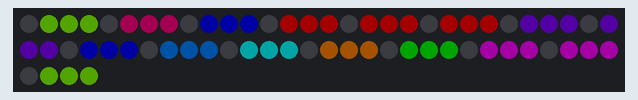
A sketch run on a simulated Arduino Uno, built with avr-gcc and run on an emulated ATmega328P. On the bench: 64 RGB LEDs in strip order, left to right, continuing on the next row. Dim RGB values are drawn brighter than linear; random numbers use the default seed unless the sketch sets one.

Above: at 0.2 s.
At 2.34 s:
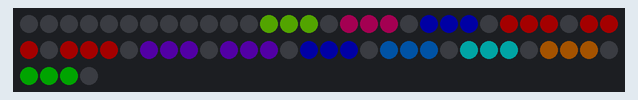
At 3.61 s:
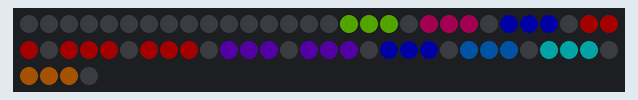
At 6.13 s:
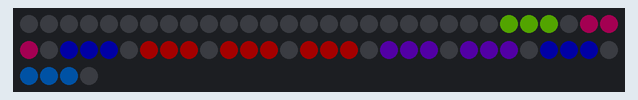
At 8.66 s:
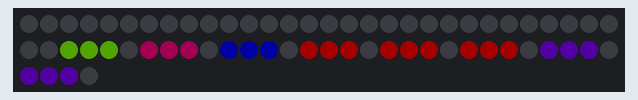
At 17.52 s:
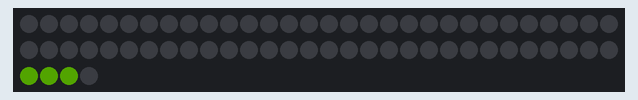

Measured:
- by itself, everything shown: repeats every 17.7 s, in 56 steps

The sketch:

easing_shift.ino
```cpp
// try: dim at ends per cosine, bump into each other and transfer momentum

#include <PololuLedStrip.h>
#include <math.h>

// Create an ledStrip object and specify the pin it will use.
PololuLedStrip<12> ledStrip;

#define EASE_EXPONENT 3 // cubic
#define EASE_COUNT 64
#define EASE_DELAY 2
#define EASE_ANIM_MARGIN 15

// Create a buffer for holding the colors (3 bytes per color).
#define ANIM_LED_COUNT 64
#define LED_COUNT (ANIM_LED_COUNT + EASE_ANIM_MARGIN)
#define VLED_COUNT (LED_COUNT)
#define MAX_LED (LED_COUNT)
#define MAX_VLED (VLED_COUNT)
#define LED_COUNT_MIDPOINT (LED_COUNT / 2)

rgb_color colors[LED_COUNT];
rgb_color colors2[LED_COUNT];
unsigned char existence[VLED_COUNT];

float ease[LED_COUNT];

#define DELAY 225
#define FADE_RATE 0.75
#define FADE_COUNT 20

#define BRIGHTNESS_PERCENT 15
#define BRIGHTNESS_DIVISOR 20.0
#define MIN_BRIGHTNESS 1.0

#define RESOLUTION 1000000.0

#define MIN_SPEED 0.50
#define MAX_SPEED 0.75
#define SPEED MIN_SPEED

#define NUM_ROWS 10
#define NUM_COLS 17
#define MAX_ROW (NUM_ROWS - 1)
#define MAX_COL (NUM_COLS - 1)

rgb_color black = {0, 0, 0};
rgb_color gray = {10, 10, 10};
rgb_color white = {20, 20, 20};
rgb_color red = {20, 0, 0};
rgb_color orange = {20, 10, 0};
rgb_color yellow = {20, 20, 0};
rgb_color ltgreen = {10, 20, 0};
rgb_color green = {0, 20, 0};
rgb_color seafoam = {0, 20, 10};
rgb_color cyan = {0, 20, 20};
rgb_color ltblue = {0, 10, 20};
rgb_color blue = {0, 0, 20};
rgb_color purple = {10, 0, 20};
rgb_color magenta = {20, 0, 20};
rgb_color pink = {20, 0, 10};

#define NPALETTE 15
#define NPRETTY_COLORS 12
rgb_color palette[NPALETTE] = { red, orange, pink, magenta,      yellow, green, seafoam, ltgreen,       ltblue, cyan, blue, purple,        white, gray, black };

#define NGROUPS 3
#define GROUP_RED_START 0
#define GROUP_RED_MAX 4
#define GROUP_GREEN_START 4
#define GROUP_GREEN_MAX 8
#define GROUP_BLUE_START 8
#define GROUP_BLUE_MAX 12
#define GROUP_WHITE_START 12
#define GROUP_WHITE_MAX 13

int group_start[4] = {GROUP_RED_START,GROUP_GREEN_START,GROUP_BLUE_START,GROUP_WHITE_START};
int group_max[4] = {GROUP_RED_MAX,GROUP_GREEN_MAX,GROUP_BLUE_MAX,GROUP_WHITE_MAX};

rgb_color adjusted_palette[NPALETTE];

// 72 @ 2.0
// int sin223_translation[223] = {0, 0, 0, 0, 0, 0, 0, 0, 0, 0, 0, 0, 1, 1, 1, 1, 1, 1, 1, 1, 1, 2, 2, 2, 2, 2, 2, 3, 3, 3, 3, 3, 4, 4, 4, 4, 4, 5, 5, 5, 5, 6, 6, 6, 7, 7, 7, 8, 8, 8, 8, 9, 9, 9, 10, 10, 10, 11, 11, 12, 12, 12, 13, 13, 13, 14, 14, 15, 15, 15, 16, 16, 17, 17, 18, 18, 18, 19, 19, 20, 20, 21, 21, 22, 22, 23, 23, 23, 24, 24, 25, 25, 26, 26, 27, 27, 28, 28, 29, 29, 30, 30, 31, 31, 32, 32, 33, 33, 34, 34, 35, 35, 36, 36, 37, 37, 38, 38, 39, 39, 40, 40, 41, 41, 42, 42, 43, 43, 44, 44, 45, 45, 46, 46, 47, 47, 48, 48, 48, 49, 49, 50, 50, 51, 51, 52, 52, 53, 53, 53, 54, 54, 55, 55, 56, 56, 56, 57, 57, 58, 58, 58, 59, 59, 59, 60, 60, 61, 61, 61, 62, 62, 62, 63, 63, 63, 64, 64, 64, 64, 65, 65, 65, 66, 66, 66, 66, 67, 67, 67, 67, 67, 68, 68, 68, 68, 68, 69, 69, 69, 69, 69, 69, 70, 70, 70, 70, 70, 70, 70, 70, 70, 71, 71, 71, 71, 71, 71, 71, 71, 71, 71, 71};

// 72 @ 5.0
// int sin557_translation[557] = {0, 0, 0, 0, 0, 0, 0, 0, 0, 0, 0, 0, 0, 0, 0, 0, 0, 0, 0, 0, 0, 0, 0, 0, 0, 0, 0, 0, 0, 0, 1, 1, 1, 1, 1, 1, 1, 1, 1, 1, 1, 1, 1, 1, 1, 1, 1, 1, 1, 1, 1, 1, 2, 2, 2, 2, 2, 2, 2, 2, 2, 2, 2, 2, 2, 2, 2, 3, 3, 3, 3, 3, 3, 3, 3, 3, 3, 3, 3, 3, 4, 4, 4, 4, 4, 4, 4, 4, 4, 4, 4, 5, 5, 5, 5, 5, 5, 5, 5, 5, 6, 6, 6, 6, 6, 6, 6, 6, 6, 7, 7, 7, 7, 7, 7, 7, 7, 7, 8, 8, 8, 8, 8, 8, 8, 8, 9, 9, 9, 9, 9, 9, 9, 10, 10, 10, 10, 10, 10, 10, 11, 11, 11, 11, 11, 11, 11, 12, 12, 12, 12, 12, 12, 12, 13, 13, 13, 13, 13, 13, 14, 14, 14, 14, 14, 14, 14, 15, 15, 15, 15, 15, 15, 16, 16, 16, 16, 16, 16, 17, 17, 17, 17, 17, 17, 18, 18, 18, 18, 18, 19, 19, 19, 19, 19, 19, 20, 20, 20, 20, 20, 20, 21, 21, 21, 21, 21, 22, 22, 22, 22, 22, 22, 23, 23, 23, 23, 23, 24, 24, 24, 24, 24, 25, 25, 25, 25, 25, 26, 26, 26, 26, 26, 26, 27, 27, 27, 27, 27, 28, 28, 28, 28, 28, 29, 29, 29, 29, 29, 30, 30, 30, 30, 30, 31, 31, 31, 31, 31, 32, 32, 32, 32, 32, 33, 33, 33, 33, 33, 34, 34, 34, 34, 34, 35, 35, 35, 35, 35, 36, 36, 36, 36, 36, 37, 37, 37, 37, 37, 38, 38, 38, 38, 38, 39, 39, 39, 39, 39, 40, 40, 40, 40, 40, 41, 41, 41, 41, 41, 42, 42, 42, 42, 42, 43, 43, 43, 43, 43, 44, 44, 44, 44, 44, 45, 45, 45, 45, 45, 45, 46, 46, 46, 46, 46, 47, 47, 47, 47, 47, 48, 48, 48, 48, 48, 49, 49, 49, 49, 49, 49, 50, 50, 50, 50, 50, 51, 51, 51, 51, 51, 51, 52, 52, 52, 52, 52, 52, 53, 53, 53, 53, 53, 54, 54, 54, 54, 54, 54, 55, 55, 55, 55, 55, 55, 56, 56, 56, 56, 56, 56, 57, 57, 57, 57, 57, 57, 58, 58, 58, 58, 58, 58, 58, 59, 59, 59, 59, 59, 59, 59, 60, 60, 60, 60, 60, 60, 61, 61, 61, 61, 61, 61, 61, 61, 62, 62, 62, 62, 62, 62, 62, 63, 63, 63, 63, 63, 63, 63, 63, 64, 64, 64, 64, 64, 64, 64, 64, 65, 65, 65, 65, 65, 65, 65, 65, 65, 66, 66, 66, 66, 66, 66, 66, 66, 66, 66, 67, 67, 67, 67, 67, 67, 67, 67, 67, 67, 67, 68, 68, 68, 68, 68, 68, 68, 68, 68, 68, 68, 68, 69, 69, 69, 69, 69, 69, 69, 69, 69, 69, 69, 69, 69, 69, 69, 69, 70, 70, 70, 70, 70, 70, 70, 70, 70, 70, 70, 70, 70, 70, 70, 70, 70, 70, 70, 70, 70, 70, 71, 71, 71, 71, 71, 71, 71, 71, 71, 71, 71, 71, 71, 71, 71, 71, 71, 71, 71, 71, 71, 71, 71, 71, 71, 71, 71, 71, 71};

// 64 @ 2.0
// int sin198_translation[198] = {0, 0, 0, 0, 0, 0, 0, 0, 0, 0, 0, 0, 1, 1, 1, 1, 1, 1, 1, 1, 2, 2, 2, 2, 2, 2, 3, 3, 3, 3, 4, 4, 4, 4, 4, 5, 5, 5, 6, 6, 6, 6, 7, 7, 7, 8, 8, 8, 9, 9, 9, 10, 10, 11, 11, 11, 12, 12, 12, 13, 13, 14, 14, 14, 15, 15, 16, 16, 17, 17, 18, 18, 18, 19, 19, 20, 20, 21, 21, 22, 22, 23, 23, 24, 24, 25, 25, 26, 26, 27, 27, 28, 28, 29, 29, 30, 30, 31, 31, 32, 32, 33, 33, 34, 34, 34, 35, 35, 36, 36, 37, 37, 38, 38, 39, 39, 40, 40, 41, 41, 42, 42, 43, 43, 44, 44, 45, 45, 45, 46, 46, 47, 47, 48, 48, 49, 49, 49, 50, 50, 51, 51, 51, 52, 52, 53, 53, 53, 54, 54, 54, 55, 55, 55, 56, 56, 56, 57, 57, 57, 57, 58, 58, 58, 59, 59, 59, 59, 60, 60, 60, 60, 60, 61, 61, 61, 61, 61, 61, 62, 62, 62, 62, 62, 62, 62, 62, 63, 63, 63, 63, 63, 63, 63, 63, 63, 63, 63};

// #define WARPED sin223_translation

#define NUM_OBJECTS 6

//#define MIN_PERIOD 50
//#define MAX_PERIOD 100

#define WIDTH 3

#define DECAY 0.0

unsigned char bitmask[8] = {0x01, 0x02, 0x04, 0x08, 0x10, 0x20, 0x40, 0x80};

rgb_color scale_color(rgb_color color, float scale){
  return (rgb_color){
    ((color.red / BRIGHTNESS_DIVISOR) * 255) * scale,
    ((color.green / BRIGHTNESS_DIVISOR) * 255) * scale,
    ((color.blue / BRIGHTNESS_DIVISOR) *255) * scale
  };
}

void set_brightness(int brightness_percent = BRIGHTNESS_PERCENT){
  float percent = brightness_percent / 100.0;
  for(int i = 0; i < NPALETTE; i++){
    adjusted_palette[i] = scale_color(palette[i], percent);
  }
}

void flood(rgb_color color){
  for(int i = 0; i < LED_COUNT; i++){
    colors[i] = color;
  }
}

void erase(){
  flood(black);
}

void fade(float rate = FADE_RATE){
  unsigned char *p;
  p = (unsigned char *)colors;
  for(int i = 0; i < LED_COUNT * 3; i++){
    *(p + i) *= rate;
  }
}

void fade_fast(){
  unsigned char *p;
  p = (unsigned char *)colors;
  for(int i = 0; i < LED_COUNT * 3; i++){
    *(p + i) = *(p + i) >> 1;
  }
}

void fade_fast2(int rate = FADE_RATE){
  unsigned char *p;
  p = (unsigned char *)colors;
  for(int i = 0; i < LED_COUNT * 3; i++){
    *(p + i) = max(0, *(p + i) - rate);
  }
}

float random_dir(){
  float result = ((random(RESOLUTION) / RESOLUTION) * (MAX_SPEED - MIN_SPEED)) + MIN_SPEED;

  result = random(2) == 1 ? result : result * -1.0;

  return result;

  //int range = random(RESOLUTION - MIN_SPEED) + MIN_SPEED;
  //return (range / (RESOLUTION * 1.0)) - 0.5;
}

int random_color(){
  return random(NPRETTY_COLORS);
}

int reflect_i(int *i, int *d, int mx, int mn = 0){
  int ld = *d;
  int next = *i + *d;
  if(next > mx || next < mn){
    *d *= -1;
  }
  *i += *d;

  int dir = 0;
  if(*d > ld){
    dir = 1;
  } else if(*d < ld){
    dir = -1;
  }
  return dir;
}

bool position_occupied(int pos, int id){
  return (existence[pos] & ~bitmask[id]) == 0 ? false : true;
}

float reflect_f(float *f, float *d, int id, float mx = 1.0, float mn = 0.0){
  float ld = *d;
  float last = *f;
  float next = *f + *d;

//  int lasti = WARPAGE[int(last)];
//  int nexti = WARPAGE[int(next)];
  int lasti = int(last);
  int nexti = int(next);

//  bool clash = (nexti != lasti) && position_occupied(nexti, id);
  bool clash =  position_occupied(nexti, id);

  if(next > mx || next < mn || clash){
    *d *= -1.0;
  }
  *f += *d;

  int dir = 0;
  if(*d > ld){
    dir = 1;
  } else if(*d < ld){
    dir = -1;
  }
  return dir;
}

int wrap_i(int i, int d, int mx){
  int next = i + d;
  if(next >= mx){
    return 0;
  } else {
    return next;
  }
}

float wrap_f(float f, float d, float mx = 1.0){
  float next = f + d;
  if(next >= mx){
    return 0.0;
  } else {
    return next;
  }
}

rgb_color add_color(rgb_color color1, rgb_color color2){
  rgb_color new_color;
  new_color.red = min(255, color1.red + color2.red);
  new_color.green = min(255, color1.green + color2.green);
  new_color.blue = min(255, color1.blue + color2.blue);
  return new_color;
}

rgb_color subtract_color(rgb_color color1, rgb_color color2){
  rgb_color new_color;
  new_color.red = max(0, color1.red - color2.red);
  new_color.green = max(0, color1.green - color2.green);
  new_color.blue = max(0, color1.blue - color2.blue);
  return new_color;
}

//swaps red & green, needed on led strands, not on strips
void setup_colors(bool swap = true){
  if(swap == true){
    for(int i = 0; i < NPALETTE; i++){
      unsigned char value = palette[i].red;
      palette[i].red = palette[i].green;
      palette[i].green = value;
    }
  }
  memcpy(adjusted_palette, palette, sizeof(palette));
}

void poof(int color, int times=10, int brightness=50){
  set_brightness(brightness);
  for(int i = 0; i < times; i++){
    flood(black);
    ledStrip.write(colors, LED_COUNT);
    delay(33);
    flood(adjusted_palette[color]);
    ledStrip.write(colors, LED_COUNT);
    delay(33);
  }

  flood(black);
  ledStrip.write(colors, LED_COUNT);
  delay(33);
}

void draw(rgb_color color, int pos, int id = 0){
  if(pos < 0 || pos >= LED_COUNT) return;
  //int warped = WARPED[pos];
  colors[pos] = add_color(colors[pos], color);
  existence[pos] |= bitmask[id];
}

void undraw(rgb_color color, int pos, int id = 0){
  if(pos < 0 || pos >= LED_COUNT) return;
  //int warped = WARPED[pos];
  //colors[warped] = subtract_color(colors[warped], color);
  existence[pos] &= ~bitmask[id];
}

float decay(float value){
  float orig = value;
  if(value >= 0){
    value -= DECAY;
    if(value < 0){
      value = random_dir();
    }
  } else {
    value += DECAY;
    if(value > 0){
      value = random_dir();
    }
  }
  return value;
}

float ease_power_in(float percent, int power){
  return pow(percent, power);
}

float ease_power_out(float percent, int power){
  return 1 - pow(1 - percent, power);
}

float ease_elastic_out(float percent){
  return sin(-13 * M_PI_2 * (percent + 1)) * pow(2, -10 * percent) + 1;
}
// elastic in: return sin(13 * M_PI_2 * p) * pow(2, 10 * (p - 1));

float ease_bounce_out(float percent){
  if(percent < 4/11.0) return (121 * percent * percent)/16.0;
  else if(percent < 8/11.0) return (363/40.0 * percent * percent) - (99/10.0 * percent) + 17/5.0;
  else if(percent < 9/10.0) return (4356/361.0 * percent * percent) - (35442/1805.0 * percent) + 16061/1805.0;
  else return (54/5.0 * percent * percent) - (513/25.0 * percent) + 268/25.0;
}

void generate_power_ease(int count, int power){
  float midpoint = count / 2;
  for(int i = 0; i < midpoint; i++){
    float percent = i / midpoint;
    ease[i] = 0.5 * (ease_power_in(percent, power));
    ease[i + int(midpoint)] = (0.5 * (ease_power_out(percent, power))) + 0.5;
  }
}

// power ease in then elastic ease out
void generate_elastic_ease(int count, int power){
  float midpoint = count / 2;
  for(int i = 0; i < midpoint; i++){
    float percent = i / midpoint;
    ease[i] = 0.5 * (ease_power_in(percent, power));
    ease[i + int(midpoint)] = (0.5 * (ease_elastic_out(percent))) + 0.5;
  }
}

// power ease in then bounce ease out
void generate_bounce_ease(int count, int power){
  float midpoint = count / 2;
  for(int i = 0; i < midpoint; i++){
    float percent = i / midpoint;
    ease[i] = 0.5 * (ease_power_in(percent, power));
    ease[i + int(midpoint)] = (0.5 * (ease_bounce_out(percent))) + 0.5;
  }
}

void flush(){
  ledStrip.write(colors, ANIM_LED_COUNT);
}

void setup()
{
  randomSeed(analogRead(0));
  setup_colors(false);
  set_brightness();

  for(int i = 0; i < VLED_COUNT; i++){
     existence[i] = 0;
  }

  set_brightness(BRIGHTNESS_PERCENT);

  generate_elastic_ease(EASE_COUNT, EASE_EXPONENT);
}

void shift(int count){
  for(int i = 0; i < count; i++){
    colors2[i] = black;
  }
  for(int i = count; i < ANIM_LED_COUNT; i++){
    colors2[i] = colors[i - count];
  }

  ledStrip.write(colors2, ANIM_LED_COUNT);
}

void loop()
{
  rgb_color color = adjusted_palette[random_color()];
  for(int i = 0; i < ANIM_LED_COUNT; i++){
    if(i % 4 == 0){
      colors[i] = black;
      color = adjusted_palette[random_color()];
    } else {
      colors[i] = color;
    }
    flush();
  }

  while(true){
    for(int j = 2; j < 16; j++){
      delay(DELAY * 2);

      int count = j  * 4;

      generate_elastic_ease(EASE_COUNT, EASE_EXPONENT);
      for(int i = 0; i < EASE_COUNT; i++){
        int pos = ease[i] * count;
        delay(EASE_DELAY);
        shift(pos);
      }

      delay(DELAY);

      generate_power_ease(EASE_COUNT, EASE_EXPONENT);
      for(int i = EASE_COUNT-1; i >= 0 ; i--){
        int pos = ease[i] * count;
        delay(EASE_DELAY);
        shift(pos);
      }
    }
  }


  int lx = 0;
  int x = 0;

  while(true){
    lx = x;
    x = random(ANIM_LED_COUNT);
    rgb_color color = adjusted_palette[random_color()];

    int anim_start = lx;
    int anim_width = x - lx;
    int anim_dir = anim_width < 0 ? -1 : 1;
    if(anim_dir == -1){
      anim_width *= -1;
      anim_start = x;
    }

    for(int i = 0; i < EASE_COUNT; i++){
      fade_fast();
      int pos = ease[i] * anim_width;

      if(anim_dir == -1){
        pos = anim_width - pos;
      }

      draw(gray, x);
      draw(color,  pos + anim_start);
      flush();
      delay(EASE_DELAY);
    }

    delay(DELAY);
  }

//      for(int i = 0; i < FADE_COUNT; i++){
//        fade_fast();
//        draw(white, ANIM_LED_COUNT-1);
//        flush();
//        delay(EASE_DELAY);
//      }
//
//      erase();

//      for(int i = EASE_COUNT - 1; i >= 0; i--){
//        fade_fast();
//        int x = ease[i] * (LED_COUNT - ANIM_MARGIN);
//        if(x >= 0 && x < LED_COUNT){
//          draw(adjusted_palette[e],  x);
//        }
//        flush();
//        delay(EASE_DELAY);
//      }

//      delay(DELAY);
//    }

  return;

//  float x[NUM_OBJECTS];
//  float dx[NUM_OBJECTS];
//  int lx[NUM_OBJECTS];
//  int group[NUM_OBJECTS];
//  int period[NUM_OBJECTS];
//  int count[NUM_OBJECTS];
//  bool state[NUM_OBJECTS];
//  // int change[NUM_OBJECTS];
//  rgb_color show_color[NUM_OBJECTS];

//  int choices[NGROUPS];
//  for(int i = 0; i < NGROUPS; i++){
//    choices[i] = -1;
//  }

/*
  for(int i = 0; i < NGROUPS; i++){
    while(true){
      int color = random(NGROUPS);

      bool try_again = false;
      for(int j = 0; j < i; j++){
        if(color == choices[j]){
          try_again = true;
          break;
        }
      }
      if(try_again == true){
        continue;
      }

      choices[i] = color;
      break;
    }
  }
*/
//  for(int i = 0; i < NUM_OBJECTS; i++){
//    x[i] = i * (VLED_COUNT / NUM_OBJECTS);
//    dx[i] = random_dir();
////    dx[i] = 1.0;
//    lx[i] = -1;
////    period[i] = random(MIN_PERIOD, MAX_PERIOD);
////    count[i] = period[i];
////    state[i] = false;
//  }
//
//  rgb_color random_colors[NUM_OBJECTS];
//  for(int i = 0; i < NUM_OBJECTS; i++){
////    group[i] = choices[i % NGROUPS];
////    random_colors[i] = adjusted_palette[random(group_start[group[i]], group_max[group[i]])];
//    random_colors[i] = adjusted_palette[i];
////    show_color[i] = random_colors[i];
//  }
//
//  while(true){
//    //fade();
//    //erase();
//    fade_fast();
//    //fade_fast2();
//
//    for(int i = 0; i < NUM_OBJECTS; i++){
//      //change[i] =
//      reflect_f(&x[i], &dx[i], i, MAX_VLED);
//
//      //dx[i] = decay(dx[i]);
//
////      int tpos = WARPAGE[int(x[i])];
//      int tpos = int(x[i]);
////      if(tpos != lx[i]){
//        undraw(random_colors[i], lx[i], i);
//        draw(random_colors[i], tpos, i);
//        lx[i] = tpos;
////      }
//
////      if(lx != x[i]){
////        int lpos = sin223_translation[int(lx)];
////      }
//    }

/*
    for(int i = 0; i < NUM_OBJECTS; i++){
      if(change[i] == 0){
        if(position_occupied(int(x[i]), i)){
          dx[i] *= -1.0;
        }
      }
    }
*/

//    ledStrip.write(colors, LED_COUNT);
//    delay(DELAY);
//  }


}

int low_limit(int value, int limit){
  return value < limit ? limit : value;
}

int high_limit(int value, int limit){
  return value > limit ? limit : value;
}

int keep_in(int value, int lower, int upper){
  return low_limit(high_limit(value, upper), lower);
}
```
